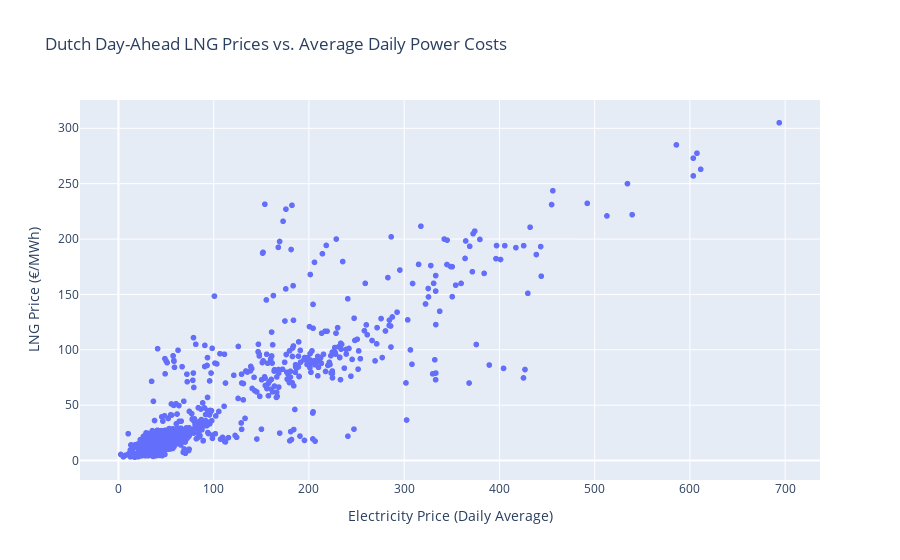

Source (notebook cell):
### Code cell
# merge the two sets of data
combined = daily_lmp_avg.merge(data, left_on = "Start", right_on = "Date", how = "inner")
combined["LNG Price (€/MWh)"] = combined["Last Price"]
combined["Electricity Price (Daily Average)"] = combined["Price"]

combined.to_csv("./Data/Netherlands/combined.csv")
px.scatter(combined, "Electricity Price (Daily Average)", "LNG Price (€/MWh)", title = "Dutch Day-Ahead LNG Prices vs. Average Daily Power Costs")

### Figure 1 — Plotly figure (JSON) as saved in the notebook; plotly's stock layout.template omitted (floating-point values rounded to 4 significant figures; data arrays with more than 128 entries replaced by an {"elided": "..."} marker saying what was removed)
{"data": [{"hovertemplate": "Electricity Price (Daily Average)=%{x}<br>LNG Price (€/MWh)=%{y}<extra></extra>", "legendgroup": "", "marker": {"color": "#636efa", "symbol": "circle"}, "mode": "markers", "name": "", "showlegend": false, "type": "scattergl", "x": {"elided": "2225 float values"}, "xaxis": "x", "y": {"elided": "2225 float values"}, "yaxis": "y"}], "layout": {"legend": {"tracegroupgap": 0}, "title": {"text": "Dutch Day-Ahead LNG Prices vs. Average Daily Power Costs"}, "xaxis": {"anchor": "y", "domain": [0, 1], "title": {"text": "Electricity Price (Daily Average)"}}, "yaxis": {"anchor": "x", "domain": [0, 1], "title": {"text": "LNG Price (€/MWh)"}}}}
